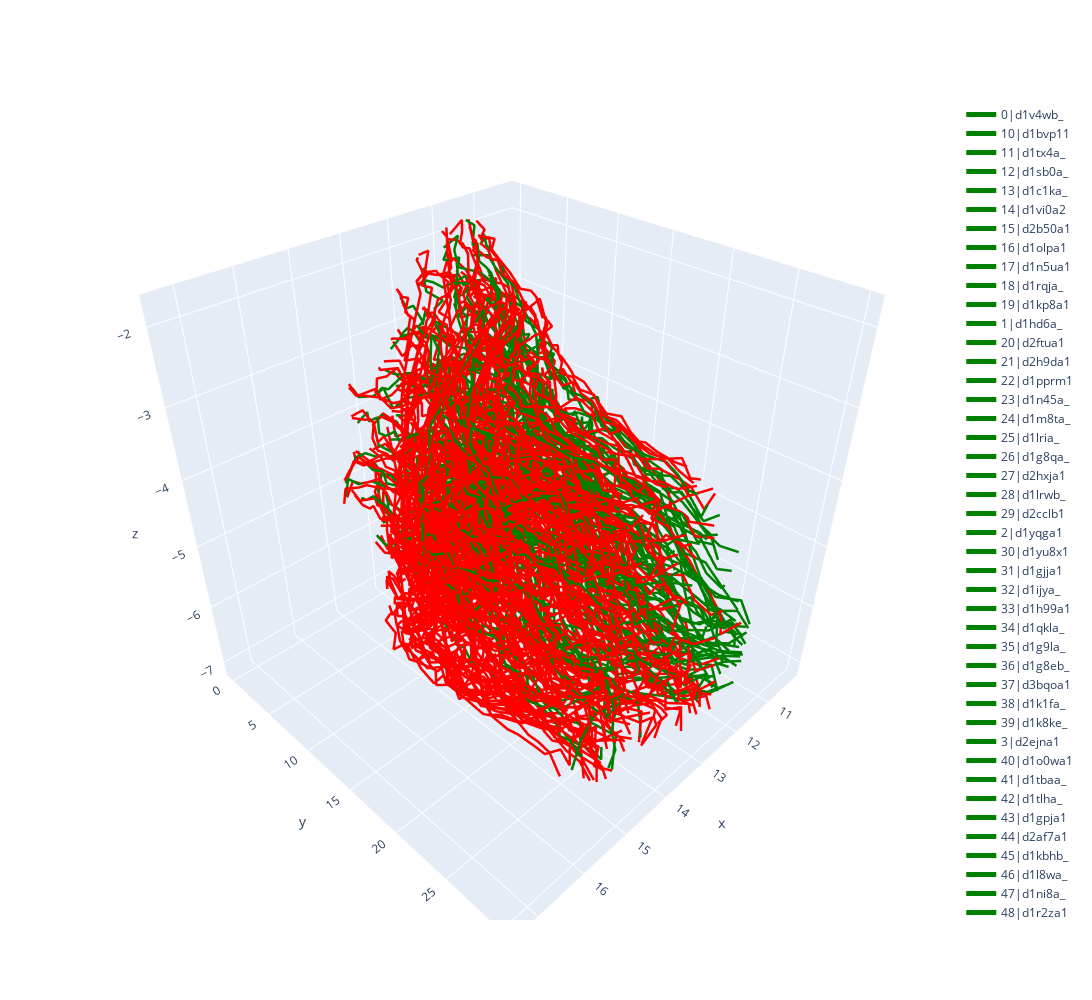

The cell this chart's notebook holds for it:
### Code cell
fig = go.Figure()
for source, i in df.groupby("source"):
    if source == "normal":
        color = "green"
    else:
        color = "red"
    for name, j in i.groupby("name"):
        fig.add_trace(
            go.Scatter3d(
                x=j["x"],
                y=j["layer"],
                z=j["y"],
                mode="lines",
                line=dict(color=color, width=5),
                # marker=dict(size=10, color=color, opacity=0.7),
                name=name,
            )
        )
fig.update_layout(width=1500, height=1000)
## make lines thicker
for trace in fig.data:
    trace.line.width = 5
fig.show()
